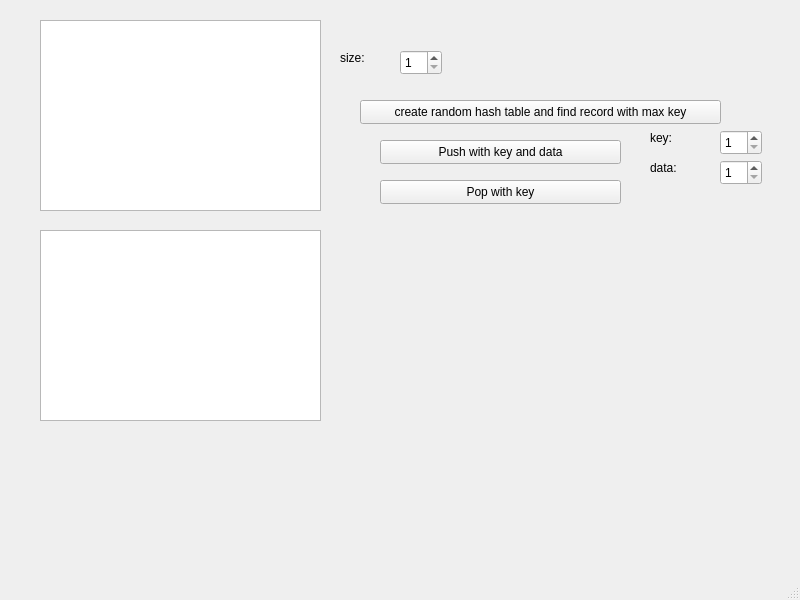
<?xml version="1.0" encoding="UTF-8"?>
<ui version="4.0">
 <class>MainWindow</class>
 <widget class="QMainWindow" name="MainWindow">
  <property name="geometry">
   <rect>
    <x>0</x>
    <y>0</y>
    <width>800</width>
    <height>600</height>
   </rect>
  </property>
  <property name="windowTitle">
   <string>MainWindow</string>
  </property>
  <widget class="QWidget" name="centralwidget">
   <widget class="QPushButton" name="pushButton_create">
    <property name="geometry">
     <rect>
      <x>360</x>
      <y>100</y>
      <width>361</width>
      <height>24</height>
     </rect>
    </property>
    <property name="text">
     <string>create random hash table and find record with max key</string>
    </property>
   </widget>
   <widget class="QSpinBox" name="spinBox">
    <property name="geometry">
     <rect>
      <x>400</x>
      <y>50</y>
      <width>42</width>
      <height>25</height>
     </rect>
    </property>
    <property name="minimum">
     <number>1</number>
    </property>
   </widget>
   <widget class="QTextEdit" name="textEdit">
    <property name="geometry">
     <rect>
      <x>40</x>
      <y>20</y>
      <width>281</width>
      <height>191</height>
     </rect>
    </property>
    <property name="readOnly">
     <bool>true</bool>
    </property>
   </widget>
   <widget class="QTextEdit" name="lineEdit">
    <property name="geometry">
     <rect>
      <x>40</x>
      <y>230</y>
      <width>281</width>
      <height>191</height>
     </rect>
    </property>
    <property name="readOnly">
     <bool>true</bool>
    </property>
   </widget>
   <widget class="QPushButton" name="pushButton">
    <property name="geometry">
     <rect>
      <x>380</x>
      <y>140</y>
      <width>241</width>
      <height>24</height>
     </rect>
    </property>
    <property name="text">
     <string>Push with key and data</string>
    </property>
   </widget>
   <widget class="QPushButton" name="pushButton_2">
    <property name="geometry">
     <rect>
      <x>380</x>
      <y>180</y>
      <width>241</width>
      <height>24</height>
     </rect>
    </property>
    <property name="text">
     <string>Pop with key</string>
    </property>
   </widget>
   <widget class="QSpinBox" name="spinBox_key">
    <property name="geometry">
     <rect>
      <x>720</x>
      <y>130</y>
      <width>42</width>
      <height>25</height>
     </rect>
    </property>
    <property name="minimum">
     <number>1</number>
    </property>
   </widget>
   <widget class="QLabel" name="label">
    <property name="geometry">
     <rect>
      <x>340</x>
      <y>50</y>
      <width>49</width>
      <height>16</height>
     </rect>
    </property>
    <property name="text">
     <string>size:</string>
    </property>
   </widget>
   <widget class="QLabel" name="label_2">
    <property name="geometry">
     <rect>
      <x>650</x>
      <y>130</y>
      <width>49</width>
      <height>16</height>
     </rect>
    </property>
    <property name="text">
     <string>key:</string>
    </property>
   </widget>
   <widget class="QSpinBox" name="spinBox_data">
    <property name="geometry">
     <rect>
      <x>720</x>
      <y>160</y>
      <width>42</width>
      <height>25</height>
     </rect>
    </property>
    <property name="minimum">
     <number>1</number>
    </property>
   </widget>
   <widget class="QLabel" name="label_3">
    <property name="geometry">
     <rect>
      <x>650</x>
      <y>160</y>
      <width>49</width>
      <height>16</height>
     </rect>
    </property>
    <property name="text">
     <string>data:</string>
    </property>
   </widget>
  </widget>
  <widget class="QMenuBar" name="menubar">
   <property name="geometry">
    <rect>
     <x>0</x>
     <y>0</y>
     <width>800</width>
     <height>21</height>
    </rect>
   </property>
  </widget>
  <widget class="QStatusBar" name="statusbar"/>
 </widget>
 <resources/>
 <connections/>
</ui>
